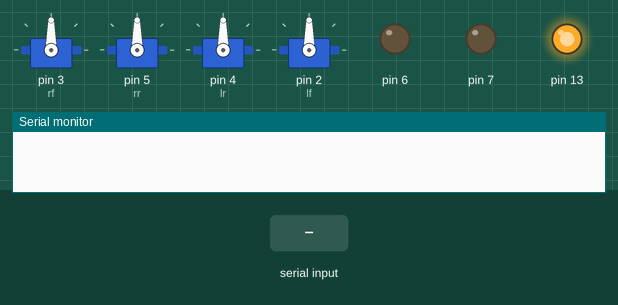
Recording of a sketch running on a simulated Arduino Uno, built with avr-gcc and run on an emulated ATmega328P. On the bench: 4 × servo, output pins drawn as LEDs (lit = HIGH), the last lines printed to the serial monitor. Inputs (shaded band) come from the test bench.

Above: at 1.2 s.
1.3 s: "90,45\n" received over Serial
At 1.8 s:
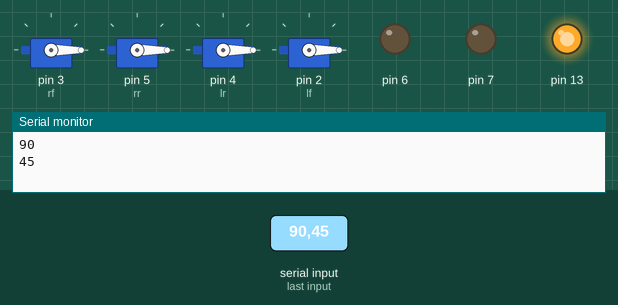
Timing chart, 0 to 4.3 s (numbered marks = the images above; inputs shaded):
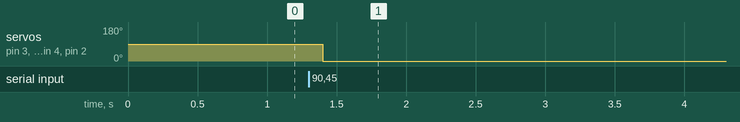

Measured:
- after the input at 1.3 s, servo on pin 3 (rf), servo on pin 5 (rr), servo on pin 4 (lr), servo on pin 2 (lf): 90° → 0° after 0.10 s

The sketch:

calibrateMegaServo.ino
```cpp
//Accepts a number between 800 and 2200 via serial and sends it to the servo
//I've explained the mapping of these numbers to angles at the bottom

#include <Servo.h>

//actual servos
Servo lr;
Servo lf;
Servo rf;
Servo rr;

void setup() {
  // initialize serial:
  Serial.begin(9600);
  //myservo.attach(9);

//these are just sent to defaults so we dont get in the way of the servos
  analogWrite(6, 0);  //suspension actuators extended ('up')
  analogWrite(7, 0);  //dumpActuator retracted 'down'
  //analogWrite(8, 10);    //auger stopped
  analogWrite(13, 255);  //door actuators retracted, 'closed'


  // servo pins valid Wed May 8 night

  rf.attach(3);
  rr.attach(5);
  lr.attach(4);
  lf.attach(2);


}

void loop() {
  // if there's any serial available, read it:
  while (Serial.available() > 0) {
    int val = Serial.parseInt();
    Serial.println(val);

    int RF_OFFSET = 0;
    int RR_OFFSET = 0;
    int LR_OFFSET = 0;
    int LF_OFFSET = 0;

    int rf_cmd = val+RF_OFFSET;
    int rr_cmd = val+RR_OFFSET;
    int lr_cmd = val+LR_OFFSET;
    int lf_cmd = val+LF_OFFSET;

    rf.writeMicroseconds(rf_cmd);
    rr.writeMicroseconds(rr_cmd);
    lr.writeMicroseconds(lr_cmd);
    lf.writeMicroseconds(lf_cmd);

  }
  delay(200);
}

/*

HOW WRITEMICROSECONDS() WORKS WITH MEGASERVOS
---------------------------------------------


servo.attach() writes 93º, or approx 1500 usec
writemicroseconds() takes an argument sort of between 0 and 3000

Numbers between approx 900 and 2100 correspond to 0 and 180 physical degrees, respectively, but they write differently if you query Servo.read() you get something like 44 to 151 degrees

numbers just outside of that range correspond to continuous rotation in opposite directions.

800 will rotate continuously CCW, 2200 will rotate continuously CW

If spinning CCW after an 800 command, 900 will stop it in spot (with a small delay for communication)
if spinning CW after a 2200 command, 2100 will stop it in spot

If you mix and match the above, it will spin 180 deg. and then stop.

Numbers just outside of the 800-2100 range correspond to slow continuous rotation

*/
```
